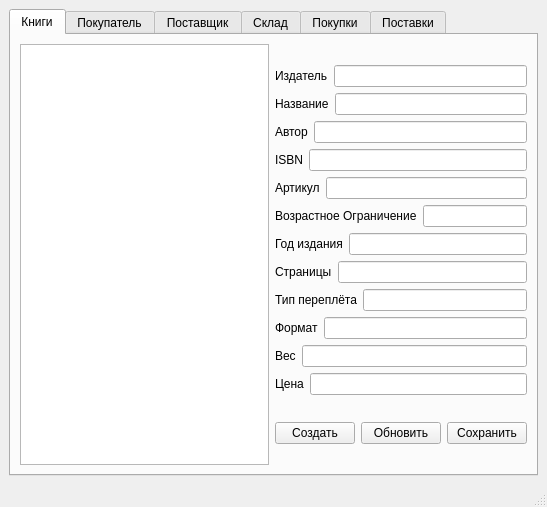
<?xml version="1.0" encoding="UTF-8"?>
<ui version="4.0">
 <class>MainWindow</class>
 <widget class="QMainWindow" name="MainWindow">
  <property name="geometry">
   <rect>
    <x>0</x>
    <y>0</y>
    <width>547</width>
    <height>507</height>
   </rect>
  </property>
  <property name="windowTitle">
   <string>АИС &quot;Управление продажами&quot; </string>
  </property>
  <widget class="QWidget" name="centralwidget">
   <layout class="QGridLayout" name="gridLayout_7">
    <item row="0" column="0">
     <widget class="QTabWidget" name="tab_item">
      <property name="currentIndex">
       <number>0</number>
      </property>
      <widget class="QWidget" name="tab_items">
       <attribute name="title">
        <string>Книги</string>
       </attribute>
       <layout class="QGridLayout" name="gridLayout">
        <item row="0" column="0">
         <layout class="QHBoxLayout" name="horizontalLayout_14">
          <item>
           <widget class="QListWidget" name="list_item">
            <property name="maximumSize">
             <size>
              <width>16777215</width>
              <height>16777215</height>
             </size>
            </property>
           </widget>
          </item>
          <item>
           <layout class="QVBoxLayout" name="verticalLayout_2">
            <item>
             <layout class="QVBoxLayout" name="verticalLayout">
              <item>
               <layout class="QHBoxLayout" name="horizontalLayout">
                <item>
                 <widget class="QLabel" name="label_2">
                  <property name="text">
                   <string>Издатель</string>
                  </property>
                 </widget>
                </item>
                <item>
                 <widget class="QLineEdit" name="text_ItemSeller"/>
                </item>
               </layout>
              </item>
              <item>
               <layout class="QHBoxLayout" name="horizontalLayout_2">
                <item>
                 <widget class="QLabel" name="label">
                  <property name="text">
                   <string>Название</string>
                  </property>
                 </widget>
                </item>
                <item>
                 <widget class="QLineEdit" name="text_itemName">
                  <property name="text">
                   <string/>
                  </property>
                 </widget>
                </item>
               </layout>
              </item>
              <item>
               <layout class="QHBoxLayout" name="horizontalLayout_3">
                <item>
                 <widget class="QLabel" name="label_3">
                  <property name="text">
                   <string>Автор</string>
                  </property>
                 </widget>
                </item>
                <item>
                 <widget class="QLineEdit" name="text_itemAuthor"/>
                </item>
               </layout>
              </item>
              <item>
               <layout class="QHBoxLayout" name="horizontalLayout_4">
                <item>
                 <widget class="QLabel" name="label_4">
                  <property name="text">
                   <string>ISBN</string>
                  </property>
                 </widget>
                </item>
                <item>
                 <widget class="QLineEdit" name="text_itemISBN"/>
                </item>
               </layout>
              </item>
              <item>
               <layout class="QHBoxLayout" name="horizontalLayout_6">
                <item>
                 <widget class="QLabel" name="label_6">
                  <property name="text">
                   <string>Артикул</string>
                  </property>
                 </widget>
                </item>
                <item>
                 <widget class="QLineEdit" name="text_itemArticul"/>
                </item>
               </layout>
              </item>
              <item>
               <layout class="QHBoxLayout" name="horizontalLayout_5">
                <item>
                 <widget class="QLabel" name="label_5">
                  <property name="text">
                   <string>Возрастное Ограничение</string>
                  </property>
                 </widget>
                </item>
                <item>
                 <widget class="QLineEdit" name="text_itemPG"/>
                </item>
               </layout>
              </item>
              <item>
               <layout class="QHBoxLayout" name="horizontalLayout_7">
                <item>
                 <widget class="QLabel" name="label_7">
                  <property name="text">
                   <string>Год издания</string>
                  </property>
                 </widget>
                </item>
                <item>
                 <widget class="QLineEdit" name="text_itemYear"/>
                </item>
               </layout>
              </item>
              <item>
               <layout class="QHBoxLayout" name="horizontalLayout_11">
                <item>
                 <widget class="QLabel" name="label_11">
                  <property name="text">
                   <string>Страницы</string>
                  </property>
                 </widget>
                </item>
                <item>
                 <widget class="QLineEdit" name="text_itemPage"/>
                </item>
               </layout>
              </item>
              <item>
               <layout class="QHBoxLayout" name="horizontalLayout_8">
                <item>
                 <widget class="QLabel" name="label_8">
                  <property name="text">
                   <string>Тип переплёта</string>
                  </property>
                 </widget>
                </item>
                <item>
                 <widget class="QLineEdit" name="text_itemType"/>
                </item>
               </layout>
              </item>
              <item>
               <layout class="QHBoxLayout" name="horizontalLayout_12">
                <item>
                 <widget class="QLabel" name="label_12">
                  <property name="text">
                   <string>Формат</string>
                  </property>
                 </widget>
                </item>
                <item>
                 <widget class="QLineEdit" name="text_itemFormat"/>
                </item>
               </layout>
              </item>
              <item>
               <layout class="QHBoxLayout" name="horizontalLayout_9">
                <item>
                 <widget class="QLabel" name="label_9">
                  <property name="text">
                   <string>Вес</string>
                  </property>
                 </widget>
                </item>
                <item>
                 <widget class="QLineEdit" name="text_itemMass"/>
                </item>
               </layout>
              </item>
              <item>
               <layout class="QHBoxLayout" name="horizontalLayout_10">
                <item>
                 <widget class="QLabel" name="label_10">
                  <property name="text">
                   <string>Цена</string>
                  </property>
                 </widget>
                </item>
                <item>
                 <widget class="QLineEdit" name="text_itemPrise"/>
                </item>
               </layout>
              </item>
             </layout>
            </item>
            <item>
             <layout class="QHBoxLayout" name="horizontalLayout_13">
              <item>
               <widget class="QPushButton" name="btn_ItemCreate">
                <property name="text">
                 <string>Создать</string>
                </property>
               </widget>
              </item>
              <item>
               <widget class="QPushButton" name="btn_ItemReload">
                <property name="text">
                 <string>Обновить</string>
                </property>
               </widget>
              </item>
              <item>
               <widget class="QPushButton" name="btn_itemSave">
                <property name="text">
                 <string>Сохранить</string>
                </property>
               </widget>
              </item>
             </layout>
            </item>
           </layout>
          </item>
         </layout>
        </item>
       </layout>
      </widget>
      <widget class="QWidget" name="tab_buyer">
       <attribute name="title">
        <string>Покупатель</string>
       </attribute>
       <layout class="QGridLayout" name="gridLayout_2">
        <item row="0" column="0">
         <layout class="QHBoxLayout" name="horizontalLayout_15">
          <item>
           <widget class="QListWidget" name="list_buyer">
            <property name="maximumSize">
             <size>
              <width>16777215</width>
              <height>16777215</height>
             </size>
            </property>
           </widget>
          </item>
          <item>
           <layout class="QVBoxLayout" name="verticalLayout_3">
            <item>
             <layout class="QVBoxLayout" name="verticalLayout_4">
              <item>
               <layout class="QHBoxLayout" name="horizontalLayout_16">
                <item>
                 <widget class="QLabel" name="lablename">
                  <property name="text">
                   <string>Имя</string>
                  </property>
                 </widget>
                </item>
                <item>
                 <widget class="QLineEdit" name="text_buyerName"/>
                </item>
               </layout>
              </item>
              <item>
               <layout class="QHBoxLayout" name="horizontalLayout_17">
                <item>
                 <widget class="QLabel" name="label_14">
                  <property name="text">
                   <string>Телефон</string>
                  </property>
                 </widget>
                </item>
                <item>
                 <widget class="QLineEdit" name="text_buyerPhone">
                  <property name="text">
                   <string/>
                  </property>
                 </widget>
                </item>
               </layout>
              </item>
              <item>
               <layout class="QHBoxLayout" name="horizontalLayout_18">
                <item>
                 <widget class="QLabel" name="label_15">
                  <property name="text">
                   <string>Бонус карта</string>
                  </property>
                 </widget>
                </item>
                <item>
                 <widget class="QLineEdit" name="text_buyerBonus"/>
                </item>
               </layout>
              </item>
              <item>
               <layout class="QHBoxLayout" name="horizontalLayout_19"/>
              </item>
              <item>
               <layout class="QHBoxLayout" name="horizontalLayout_20"/>
              </item>
              <item>
               <layout class="QHBoxLayout" name="horizontalLayout_21"/>
              </item>
              <item>
               <layout class="QHBoxLayout" name="horizontalLayout_22"/>
              </item>
              <item>
               <layout class="QHBoxLayout" name="horizontalLayout_23"/>
              </item>
              <item>
               <layout class="QHBoxLayout" name="horizontalLayout_24"/>
              </item>
              <item>
               <layout class="QHBoxLayout" name="horizontalLayout_25"/>
              </item>
              <item>
               <layout class="QHBoxLayout" name="horizontalLayout_26"/>
              </item>
              <item>
               <layout class="QHBoxLayout" name="horizontalLayout_27"/>
              </item>
             </layout>
            </item>
            <item>
             <layout class="QHBoxLayout" name="horizontalLayout_28">
              <item>
               <widget class="QPushButton" name="btn_buyerCreate">
                <property name="text">
                 <string>Создать</string>
                </property>
               </widget>
              </item>
              <item>
               <widget class="QPushButton" name="btn_buyerReload">
                <property name="text">
                 <string>Обновить</string>
                </property>
               </widget>
              </item>
              <item>
               <widget class="QPushButton" name="btn_buyerSave">
                <property name="text">
                 <string>Сохранить</string>
                </property>
               </widget>
              </item>
             </layout>
            </item>
           </layout>
          </item>
         </layout>
        </item>
       </layout>
      </widget>
      <widget class="QWidget" name="tab_seller">
       <attribute name="title">
        <string>Поставщик</string>
       </attribute>
       <layout class="QGridLayout" name="gridLayout_3">
        <item row="0" column="0">
         <layout class="QHBoxLayout" name="horizontalLayout_29">
          <item>
           <widget class="QListWidget" name="list_seller">
            <property name="maximumSize">
             <size>
              <width>16777215</width>
              <height>16777215</height>
             </size>
            </property>
           </widget>
          </item>
          <item>
           <layout class="QVBoxLayout" name="verticalLayout_5">
            <item>
             <layout class="QVBoxLayout" name="verticalLayout_6">
              <item>
               <layout class="QHBoxLayout" name="horizontalLayout_30">
                <item>
                 <widget class="QLabel" name="label_25">
                  <property name="text">
                   <string>Поставщик</string>
                  </property>
                 </widget>
                </item>
                <item>
                 <widget class="QLineEdit" name="text_sellerSeller"/>
                </item>
               </layout>
              </item>
              <item>
               <layout class="QHBoxLayout" name="horizontalLayout_31">
                <item>
                 <widget class="QLabel" name="label_26">
                  <property name="text">
                   <string>Название</string>
                  </property>
                 </widget>
                </item>
                <item>
                 <widget class="QLineEdit" name="text_sellerName">
                  <property name="text">
                   <string/>
                  </property>
                 </widget>
                </item>
               </layout>
              </item>
              <item>
               <layout class="QHBoxLayout" name="horizontalLayout_32">
                <item>
                 <widget class="QLabel" name="label_27">
                  <property name="text">
                   <string>Телефон</string>
                  </property>
                 </widget>
                </item>
                <item>
                 <widget class="QLineEdit" name="text_sellerPhone"/>
                </item>
               </layout>
              </item>
              <item>
               <layout class="QHBoxLayout" name="horizontalLayout_33">
                <item>
                 <widget class="QLabel" name="label_28">
                  <property name="text">
                   <string>Адрес</string>
                  </property>
                 </widget>
                </item>
                <item>
                 <widget class="QLineEdit" name="text_sellerAdres"/>
                </item>
               </layout>
              </item>
              <item>
               <layout class="QHBoxLayout" name="horizontalLayout_34">
                <item>
                 <widget class="QLabel" name="label_29">
                  <property name="text">
                   <string>ОГРН</string>
                  </property>
                 </widget>
                </item>
                <item>
                 <widget class="QLineEdit" name="text_sellerOGRN"/>
                </item>
               </layout>
              </item>
              <item>
               <layout class="QHBoxLayout" name="horizontalLayout_35">
                <item>
                 <widget class="QLabel" name="label_30">
                  <property name="text">
                   <string>ИНН</string>
                  </property>
                 </widget>
                </item>
                <item>
                 <widget class="QLineEdit" name="text_sellerINN"/>
                </item>
               </layout>
              </item>
              <item>
               <layout class="QHBoxLayout" name="horizontalLayout_36"/>
              </item>
              <item>
               <layout class="QHBoxLayout" name="horizontalLayout_37"/>
              </item>
              <item>
               <layout class="QHBoxLayout" name="horizontalLayout_38"/>
              </item>
              <item>
               <layout class="QHBoxLayout" name="horizontalLayout_39"/>
              </item>
              <item>
               <layout class="QHBoxLayout" name="horizontalLayout_40"/>
              </item>
              <item>
               <layout class="QHBoxLayout" name="horizontalLayout_41"/>
              </item>
             </layout>
            </item>
            <item>
             <layout class="QHBoxLayout" name="horizontalLayout_42">
              <item>
               <widget class="QPushButton" name="btn_sellerCreate">
                <property name="text">
                 <string>Создать</string>
                </property>
               </widget>
              </item>
              <item>
               <widget class="QPushButton" name="btn_sellerReload">
                <property name="text">
                 <string>Обновить</string>
                </property>
               </widget>
              </item>
              <item>
               <widget class="QPushButton" name="btn_sellerSave">
                <property name="text">
                 <string>Сохранить</string>
                </property>
               </widget>
              </item>
             </layout>
            </item>
           </layout>
          </item>
         </layout>
        </item>
       </layout>
      </widget>
      <widget class="QWidget" name="tab_stock">
       <attribute name="title">
        <string>Склад</string>
       </attribute>
       <layout class="QGridLayout" name="gridLayout_4">
        <item row="0" column="0">
         <layout class="QHBoxLayout" name="horizontalLayout_43">
          <item>
           <widget class="QListWidget" name="list_stock">
            <property name="maximumSize">
             <size>
              <width>16777215</width>
              <height>16777215</height>
             </size>
            </property>
           </widget>
          </item>
          <item>
           <layout class="QVBoxLayout" name="verticalLayout_7">
            <item>
             <layout class="QVBoxLayout" name="verticalLayout_8">
              <item>
               <layout class="QHBoxLayout" name="horizontalLayout_44">
                <item>
                 <widget class="QLabel" name="label_37">
                  <property name="text">
                   <string>Адрес</string>
                  </property>
                 </widget>
                </item>
                <item>
                 <widget class="QLineEdit" name="text_stockAdres"/>
                </item>
               </layout>
              </item>
              <item>
               <layout class="QHBoxLayout" name="horizontalLayout_45"/>
              </item>
              <item>
               <layout class="QHBoxLayout" name="horizontalLayout_46"/>
              </item>
              <item>
               <layout class="QHBoxLayout" name="horizontalLayout_47"/>
              </item>
              <item>
               <layout class="QHBoxLayout" name="horizontalLayout_48"/>
              </item>
              <item>
               <layout class="QHBoxLayout" name="horizontalLayout_49"/>
              </item>
              <item>
               <layout class="QHBoxLayout" name="horizontalLayout_50"/>
              </item>
              <item>
               <layout class="QHBoxLayout" name="horizontalLayout_51"/>
              </item>
              <item>
               <layout class="QHBoxLayout" name="horizontalLayout_52"/>
              </item>
              <item>
               <layout class="QHBoxLayout" name="horizontalLayout_53"/>
              </item>
              <item>
               <layout class="QHBoxLayout" name="horizontalLayout_54"/>
              </item>
              <item>
               <layout class="QHBoxLayout" name="horizontalLayout_55"/>
              </item>
             </layout>
            </item>
            <item>
             <layout class="QHBoxLayout" name="horizontalLayout_56">
              <item>
               <widget class="QPushButton" name="btn_stockCreate">
                <property name="text">
                 <string>Создать</string>
                </property>
               </widget>
              </item>
              <item>
               <widget class="QPushButton" name="btn_stockReload">
                <property name="text">
                 <string>Обновить</string>
                </property>
               </widget>
              </item>
              <item>
               <widget class="QPushButton" name="btn_stockSave">
                <property name="text">
                 <string>Сохранить</string>
                </property>
               </widget>
              </item>
             </layout>
            </item>
           </layout>
          </item>
         </layout>
        </item>
       </layout>
      </widget>
      <widget class="QWidget" name="tab_itemforbuyer">
       <attribute name="title">
        <string>Покупки</string>
       </attribute>
       <layout class="QGridLayout" name="gridLayout_5">
        <item row="0" column="0">
         <layout class="QHBoxLayout" name="horizontalLayout_71">
          <item>
           <widget class="QListWidget" name="list_itemforbuyer">
            <property name="maximumSize">
             <size>
              <width>16777215</width>
              <height>16777215</height>
             </size>
            </property>
           </widget>
          </item>
          <item>
           <layout class="QVBoxLayout" name="verticalLayout_11">
            <item>
             <layout class="QVBoxLayout" name="verticalLayout_12">
              <item>
               <layout class="QHBoxLayout" name="horizontalLayout_72">
                <item>
                 <widget class="QLabel" name="label_61">
                  <property name="text">
                   <string>Книга</string>
                  </property>
                 </widget>
                </item>
                <item>
                 <widget class="QLineEdit" name="text_itemforbuyerItem"/>
                </item>
               </layout>
              </item>
              <item>
               <layout class="QHBoxLayout" name="horizontalLayout_73">
                <item>
                 <widget class="QLabel" name="label_62">
                  <property name="text">
                   <string>Покупатель</string>
                  </property>
                 </widget>
                </item>
                <item>
                 <widget class="QLineEdit" name="text_itemforbuyerBuyer">
                  <property name="text">
                   <string/>
                  </property>
                 </widget>
                </item>
               </layout>
              </item>
              <item>
               <layout class="QHBoxLayout" name="horizontalLayout_74">
                <item>
                 <widget class="QLabel" name="label_63">
                  <property name="text">
                   <string>Количество</string>
                  </property>
                 </widget>
                </item>
                <item>
                 <widget class="QLineEdit" name="text_itemforbuyerCount"/>
                </item>
               </layout>
              </item>
              <item>
               <layout class="QHBoxLayout" name="horizontalLayout_75"/>
              </item>
              <item>
               <layout class="QHBoxLayout" name="horizontalLayout_76"/>
              </item>
              <item>
               <layout class="QHBoxLayout" name="horizontalLayout_77"/>
              </item>
              <item>
               <layout class="QHBoxLayout" name="horizontalLayout_78"/>
              </item>
              <item>
               <layout class="QHBoxLayout" name="horizontalLayout_79"/>
              </item>
              <item>
               <layout class="QHBoxLayout" name="horizontalLayout_80"/>
              </item>
              <item>
               <layout class="QHBoxLayout" name="horizontalLayout_81"/>
              </item>
              <item>
               <layout class="QHBoxLayout" name="horizontalLayout_82"/>
              </item>
              <item>
               <layout class="QHBoxLayout" name="horizontalLayout_83"/>
              </item>
             </layout>
            </item>
            <item>
             <layout class="QHBoxLayout" name="horizontalLayout_84">
              <item>
               <widget class="QPushButton" name="btn_iteminstockCreate">
                <property name="text">
                 <string>Создать</string>
                </property>
               </widget>
              </item>
              <item>
               <widget class="QPushButton" name="btn_iteminstockReload">
                <property name="text">
                 <string>Обновить</string>
                </property>
               </widget>
              </item>
              <item>
               <widget class="QPushButton" name="btn_iteminstockSave">
                <property name="text">
                 <string>Сохранить</string>
                </property>
               </widget>
              </item>
             </layout>
            </item>
           </layout>
          </item>
         </layout>
        </item>
       </layout>
      </widget>
      <widget class="QWidget" name="tab_iteminstock">
       <attribute name="title">
        <string>Поставки</string>
       </attribute>
       <layout class="QGridLayout" name="gridLayout_6">
        <item row="0" column="0">
         <layout class="QHBoxLayout" name="horizontalLayout_57">
          <item>
           <widget class="QListWidget" name="list_iteminstock">
            <property name="maximumSize">
             <size>
              <width>16777215</width>
              <height>16777215</height>
             </size>
            </property>
           </widget>
          </item>
          <item>
           <layout class="QVBoxLayout" name="verticalLayout_9">
            <item>
             <layout class="QVBoxLayout" name="verticalLayout_10">
              <item>
               <layout class="QHBoxLayout" name="horizontalLayout_58">
                <item>
                 <widget class="QLabel" name="label_49">
                  <property name="text">
                   <string>Книга</string>
                  </property>
                 </widget>
                </item>
                <item>
                 <widget class="QLineEdit" name="text_iteminstockItem"/>
                </item>
               </layout>
              </item>
              <item>
               <layout class="QHBoxLayout" name="horizontalLayout_59">
                <item>
                 <widget class="QLabel" name="label_50">
                  <property name="text">
                   <string>Склад</string>
                  </property>
                 </widget>
                </item>
                <item>
                 <widget class="QLineEdit" name="text_iteminstockStock">
                  <property name="text">
                   <string/>
                  </property>
                 </widget>
                </item>
               </layout>
              </item>
              <item>
               <layout class="QHBoxLayout" name="horizontalLayout_60">
                <item>
                 <widget class="QLabel" name="label_51">
                  <property name="text">
                   <string>Количество</string>
                  </property>
                 </widget>
                </item>
                <item>
                 <widget class="QLineEdit" name="text_iteminstockCount"/>
                </item>
               </layout>
              </item>
              <item>
               <layout class="QHBoxLayout" name="horizontalLayout_61"/>
              </item>
              <item>
               <layout class="QHBoxLayout" name="horizontalLayout_62"/>
              </item>
              <item>
               <layout class="QHBoxLayout" name="horizontalLayout_63"/>
              </item>
              <item>
               <layout class="QHBoxLayout" name="horizontalLayout_64"/>
              </item>
              <item>
               <layout class="QHBoxLayout" name="horizontalLayout_65"/>
              </item>
              <item>
               <layout class="QHBoxLayout" name="horizontalLayout_66"/>
              </item>
              <item>
               <layout class="QHBoxLayout" name="horizontalLayout_67"/>
              </item>
              <item>
               <layout class="QHBoxLayout" name="horizontalLayout_68"/>
              </item>
              <item>
               <layout class="QHBoxLayout" name="horizontalLayout_69"/>
              </item>
             </layout>
            </item>
            <item>
             <layout class="QHBoxLayout" name="horizontalLayout_70">
              <item>
               <widget class="QPushButton" name="btn_itemforbuyerCreate">
                <property name="text">
                 <string>Создать</string>
                </property>
               </widget>
              </item>
              <item>
               <widget class="QPushButton" name="btn_itemforbuyerReload">
                <property name="text">
                 <string>Обновить</string>
                </property>
               </widget>
              </item>
              <item>
               <widget class="QPushButton" name="btn_itemforbuyerSave">
                <property name="text">
                 <string>Сохранить</string>
                </property>
               </widget>
              </item>
             </layout>
            </item>
           </layout>
          </item>
         </layout>
        </item>
       </layout>
      </widget>
     </widget>
    </item>
   </layout>
  </widget>
  <widget class="QStatusBar" name="statusbar"/>
 </widget>
 <resources/>
 <connections/>
</ui>
